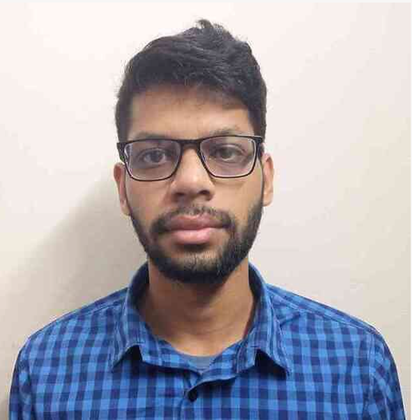
%> input picture baust/CSE 4246 Digital Image Processing/img/saad.png, 412 x 420 px, shrunk from 645 x 658 before the run
$ octave lab_5_correlation.m   (GNU Octave 9; MATLAB toolbox functions it lacks are replaced by stand-ins)
%> lines starting %> are read from the running program, lines starting %| are printed output that depends on the picture
clear;clc;
image = imread('img/saad.png');
%> image is the input picture: size 420x412x3 uint8; mean R, G, B 171.4, 168.7, 177.5
if size(image, 3) == 3
    image = rgb2gray(image);
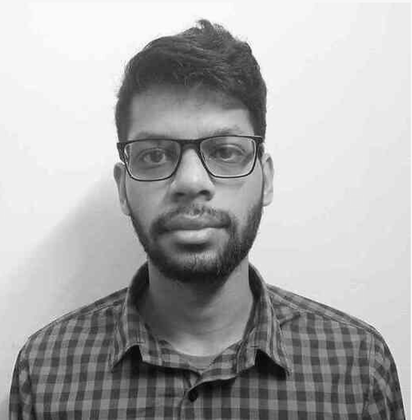
%> image: size 420x412 uint8; min 3, max 254, mean 170.5
end

kernel_x = [1 1 1; 0 0 0; -1 -1 -1];
kernel_y = [-1 0 1; -1 0 1; -1 0 1];

[image_height, image_width] = size(image);
%> image_height = 420; image_width = 412
[kernel_height, kernel_width] = size(kernel_x);

pad_height = floor(kernel_height / 2);
pad_width = floor(kernel_width / 2);
padded_image = padarray(double(image), [pad_height, pad_width], 'replicate', 'both');

correlated_image_x = zeros(image_height, image_width);
correlated_image_y = zeros(image_height, image_width);

for i = 1:image_height
    for j = 1:image_width
        neighborhood = padded_image(i:i+kernel_height-1, j:j+kernel_width-1);

        correlation_value = sum(sum(neighborhood .* kernel_x));

        correlated_image_x(i, j) = correlation_value;
    end
end
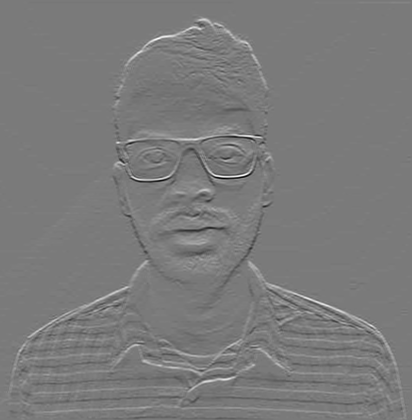
%> correlated_image_x: size 420x412 double; min -463, max 500, mean 2.2; drawn with min black and max white

for i = 1:image_height
    for j = 1:image_width
        neighborhood = padded_image(i:i+kernel_height-1, j:j+kernel_width-1);

        correlation_value = sum(sum(neighborhood .* kernel_y));

        correlated_image_y(i, j) = correlation_value;
    end
end
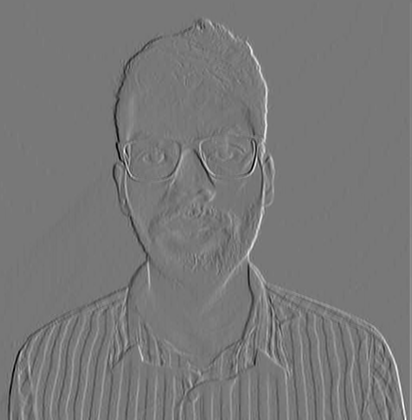
%> correlated_image_y: size 420x412 double; min -511, max 573, mean 0.3; drawn with min black and max white

edge_magnitude = sqrt(correlated_image_x.^2 + correlated_image_y.^2);
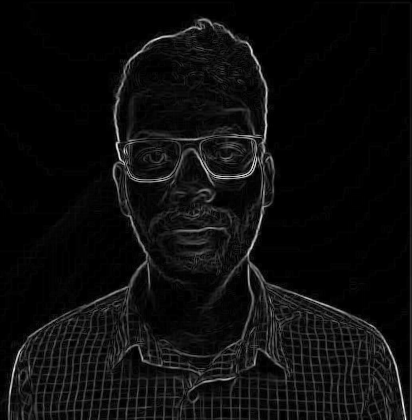
%> edge_magnitude: size 420x412 double; min 0, max 574, mean 29.4; drawn with min black and max white

figure;
subplot(1, 3, 1);
imshow(image);
title('Original Image');
subplot(1, 3, 2);
imshow(uint8(correlated_image_x));
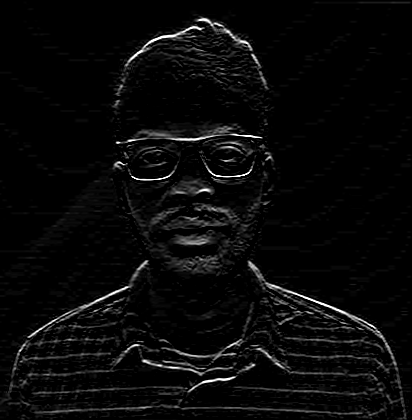
%> displayed picture: size 420x412, on the screen's scale of 0 to 255; min 0, max 255, mean 9.2
title('Horizontal Edge Detection');
subplot(1, 3, 3);
imshow(uint8(correlated_image_y));
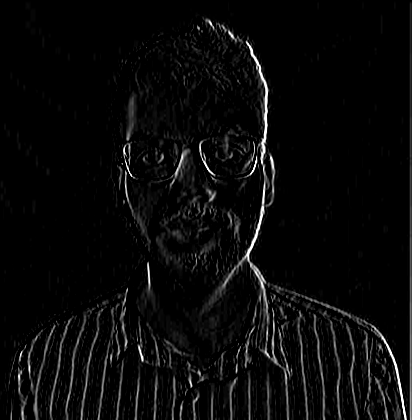
%> displayed picture: size 420x412, on the screen's scale of 0 to 255; min 0, max 255, mean 9.7
title('Vertical Edge Detection');

figure;
%imshow(uint8(edge_magnitude));
title('Edge Magnitude');

$ run again, with baust/CSE 4246 Digital Image Processing/img/hari.png copied over baust/CSE 4246 Digital Image Processing/img/saad.png
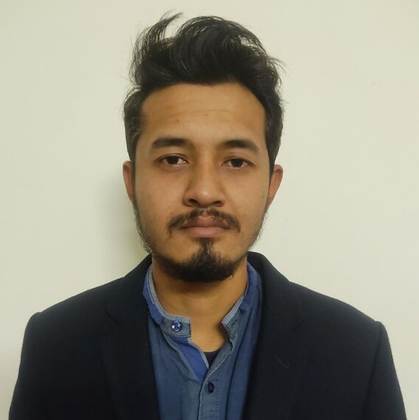
%> input picture baust/CSE 4246 Digital Image Processing/img/hari.png, 419 x 420 px, shrunk from 704 x 705 before the run
%> image is the input picture: size 420x419x3 uint8; mean R, G, B 147.6, 141.9, 126.9
%> image: size 420x419 uint8
%> after the loop `for i = 1:image_height`:
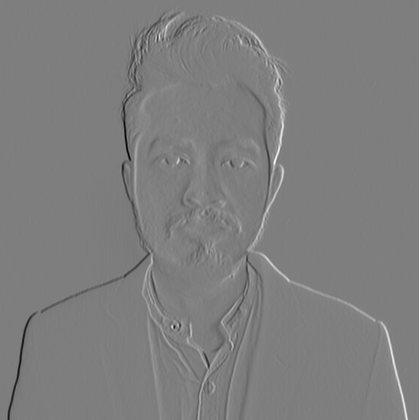
%> correlated_image_y: size 420x419 double; min -491, max 497, mean 0.1; drawn with min black and max white
%> `imshow(uint8(correlated_image_y));`:
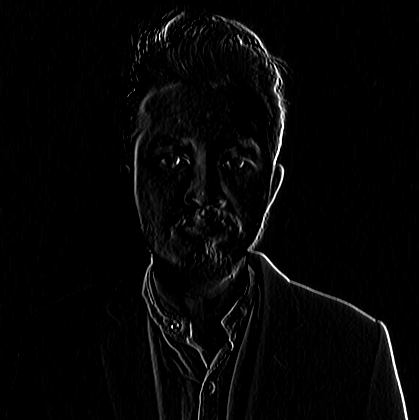
%> displayed picture: size 420x419, on the screen's scale of 0 to 255; min 0, max 255, mean 5.5

$ run again, with baust/CSE 4246 Digital Image Processing/img/razia_body.png copied over baust/CSE 4246 Digital Image Processing/img/saad.png
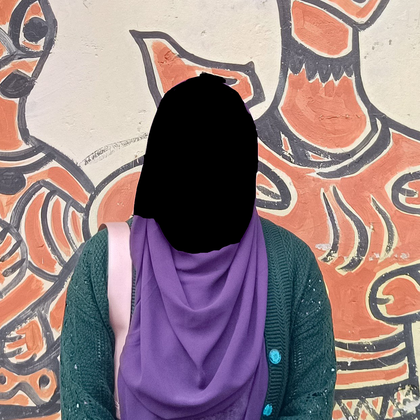
%> input picture baust/CSE 4246 Digital Image Processing/img/razia_body.png, 420 x 420 px, shrunk from 1243 x 1243 before the run
%> image is the input picture: size 420x420x3 uint8; mean R, G, B 146.9, 126.3, 129.4
%> image: size 420x420 uint8
%> after the loop `for i = 1:image_height`:
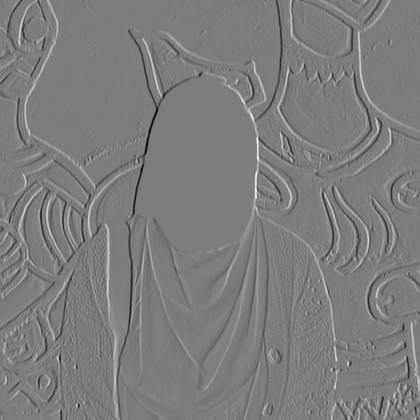
%> correlated_image_y: size 420x420 double; min -733, max 758, mean 0.6; drawn with min black and max white
%> `imshow(uint8(correlated_image_y));`:
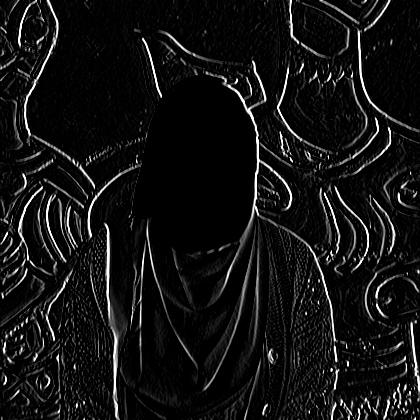
%> displayed picture: size 420x420, on the screen's scale of 0 to 255; min 0, max 255, mean 18.5
